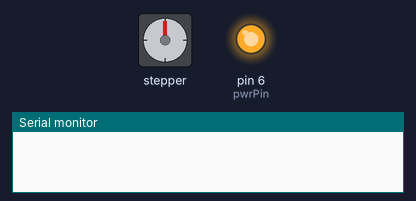
A sketch run on a simulated Arduino Uno, built with avr-gcc and run on an emulated ATmega328P. Shown: stepper motor, output pins drawn as LEDs (lit = HIGH), the last lines printed to the serial monitor. Stepper angles assume 200 steps per turn.

Above: at 0.1 s.
At 7.6 s:
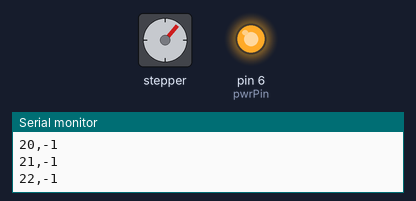
At 11.3 s:
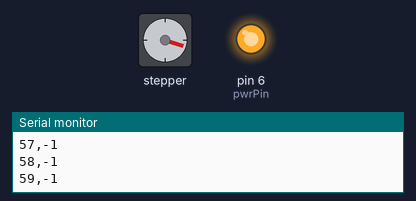
At 15.1 s:
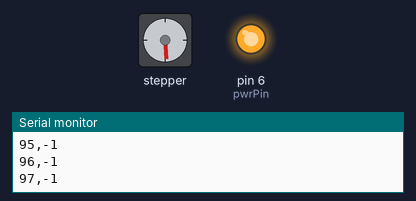
Timing chart, 0 to 16.6 s (numbered marks = the images above):
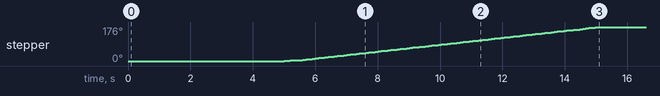

The sketch:

Arduino_Lidar.ino
```cpp
// Arduino Lidar
// Alex Johnson


// defines
#include <SoftwareSerial.h>  // for communication with lidar
#include <AccelStepper.h>

const int lidarRX = 2;
const int lidarTX = 3;

SoftwareSerial Lidar(lidarRX, lidarTX);


const int dirPin = 4;
const int stepPin = 5;
const int pwrPin = 6;

// Define motor interface type
#define motorInterfaceType 1

AccelStepper myStepper(motorInterfaceType, stepPin, dirPin);


// variables for getData(), not sure if they need to be global or not
int dist;                     //actual distance measurements of LiDAR
int strength;                 //signal strength of LiDAR
int check;                    //save check value
int i;
int uart[9];                   //save data measured by LiDAR
const int HEADER = 0x59;      //frame header of data package

// function getData()
// reads from lidar and prints out distance and strength
int getData(){
  if (Lidar.available())                //check if serial port has data input
  {
    if (Lidar.read() == HEADER)        //assess data package frame header 0x59
    {
      uart[0] = HEADER;
      if (Lidar.read() == HEADER)      //assess data package frame header 0x59
      {
        uart[1] = HEADER;
        for (i = 2; i < 9; i++)         //save data in array
        {
          uart[i] = Lidar.read();
        }
        check = uart[0] + uart[1] + uart[2] + uart[3] + uart[4] + uart[5] + uart[6] + uart[7];
        if (uart[8] == (check & 0xff))        //verify the received data as per protocol
        {
          dist = uart[2] + uart[3] * 256;     //calculate distance value
          strength = uart[4] + uart[5] * 256; //calculate signal strength value
          if (strength > 100){
            return dist;
          }
          else{
            return -1;
          }
        }
      }
    }
  }
  else{
    return -1;
  }
}


int degreeToStep(int degrees){
  return (degrees * 200) / 360;
}

void setup() {
  pinMode(pwrPin, OUTPUT);
  digitalWrite(pwrPin, HIGH);

  Serial.begin(9600);         //set bit rate of serial port connecting Arduino with computer
  Lidar.begin(115200);      //set bit rate of serial port connecting LiDAR with Arduino


	myStepper.setMaxSpeed(1000);
	myStepper.setAcceleration(50);
	myStepper.setSpeed(200);

  delay(5000);

  for(int x = 0; x <= 100; x++)
  {
     myStepper.moveTo(x);
     Serial.print(myStepper.currentPosition());
     myStepper.run();
     delay(50);
     Serial.print(",");
     Serial.print(getData());
     Serial.println();
     delay(50);
  }
}

void loop()
{

}
/*
void loop() {
  for(int x = 0; x <= 100; x++)
  {
     myStepper.moveTo(x);
     Serial.print(myStepper.currentPosition());
     myStepper.run();
     delay(50);
     Serial.print(",");
     Serial.print(getData());
     Serial.println();
     delay(50);
  }
  myStepper.moveTo(200);
  myStepper.run();
  delay(5000);
}
*/
```
